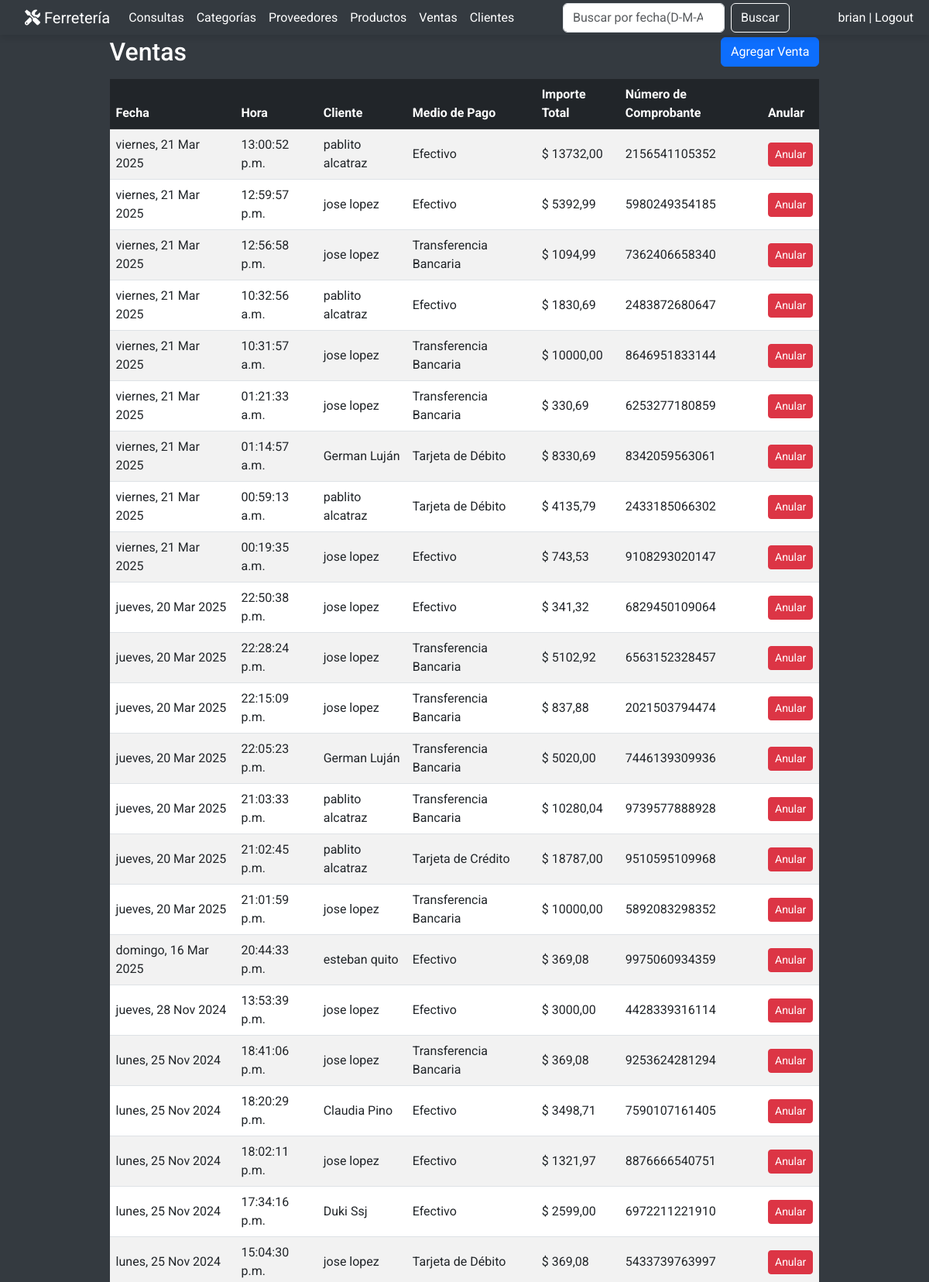
Page /ventas/ (signed in, upper part) on the committed database.
### miAplicacion/models.py (models this page shows, shortened)
class Venta(models.Model):
    fecha = models.DateTimeField(default=timezone.now)
    numero_comprobante = models.CharField(max_length=13, unique=True, verbose_name="Número de Comprobante")
    cliente = models.ForeignKey(Cliente, on_delete=models.CASCADE, default=None, null=True)
    medio_de_pago = models.ForeignKey(MedioDePago, on_delete=models.CASCADE, default=None, null=True)
    detalle_ventas = models.ManyToManyField(Producto, through="DetalleVenta")
    importe_total = models.DecimalField(null=False, max_digits=10, decimal_places=2, default=0.00)
    anulada = models.BooleanField(default=False)  # Nuevo campo

class Cliente(models.Model):
    user = models.OneToOneField(User, on_delete=models.CASCADE, null=True, blank=True, default=None , related_name='cliente')
    nombre = models.CharField(max_length=50)
    apellido = models.CharField(max_length=100)
    documento = models.CharField(max_length=50)
    direccion = models.CharField(max_length=200, default='', blank=True)
    telefono = models.CharField(max_length=15)
    email = models.EmailField(default='', blank=True)
    def __str__(self):
        return f"{self.nombre} {self.apellido}"

class MedioDePago(models.Model):
    TIPO_PAGO_CHOICES = [
        ('EF', 'Efectivo'),
        ('TC', 'Tarjeta de Crédito'),
        ('TD', 'Tarjeta de Débito'),
        ('TR', 'Transferencia Bancaria'),
    ]  # Puedes agregar más opciones aquí
    nombre = models.CharField(max_length=2, choices=TIPO_PAGO_CHOICES, unique=True)
    def __str__(self):
        return self.get_nombre_display()

### miAplicacion/views.py (the view, shortened to what this page needs)
# urls.py: path('ventas/', VentaListView.as_view(), name='venta_lista'),
@method_decorator(login_required, name='dispatch')
@method_decorator(admin_required, name='dispatch')
class VentaListView(ListView):
    model = Venta
    template_name = 'ventas/venta_lista.html'  # Plantilla que se va a renderizar
    context_object_name = 'ventas'  # Nombre de la variable en el contexto
    ordering = ['-fecha']  # Orden por defecto (descendente por fecha)
    def get_queryset(self):
        queryset = super().get_queryset().filter(anulada=False).order_by('-fecha')  # Filtrar solo ventas no anuladas
        query = self.request.GET.get('q')  # Obtener el valor de la búsqueda desde la barra
        return queryset
    def get_context_data(self, **kwargs):
        context = super().get_context_data(**kwargs)
        context['query'] = self.request.GET.get('q', '')  # Para mantener el valor de búsqueda en la barra
        context['busqueda_placeholder'] = 'fecha(D-M-A),cliente,número de comprobante.'  # Placeholder
        context['is_admin'] = self.request.user.is_staff  # Verifica si el usuario es administrador
        return context

### miAplicacion/templatetags/custom_filters.py (called while the page is built)
@register.filter
def startswith(value, prefix):
    return value.startswith(prefix)

### miAplicacion/views.py (called while the page is built)
def admin_required(view_func):
    def wrapper(request, *args, **kwargs):
        if not request.user.is_staff:  # Verificar si el usuario es administrador
            raise PermissionDenied  # Denegar acceso si no es administrador
        return view_func(request, *args, **kwargs)
    return wrapper

### miAplicacion/templates/ventas/venta_lista.html (shortened to what this page needs)
{% extends 'base.html' %}
{% block search_url %}{% url 'venta_lista' %}{% endblock %}
{% block content %}
<div class="container mt-5">
    <div class="d-flex justify-content-between align-items-center mb-3">
        <h2 class="mb-0">Ventas</h2>
        <a href="{% url 'venta_agregar' %}" class="btn btn-primary">Agregar Venta</a>
    </div>
    {% if ventas %}
    <div class="table-responsive">
        <table class="table table-striped table-hover align-middle">
            <thead class="table-dark ">
                <tr>
                    <th>Fecha</th>
                    <th>Hora</th>
                    <th>Cliente</th>
                    <th>Medio de Pago</th>
                    <th>Importe Total</th>
                    <th>Número de Comprobante</th>
                    <th>Anular</th>
                </tr>
            </thead>
            <tbody>
                {% for venta in ventas %}
                <tr onclick="window.location='{% url 'detalle_venta' venta.id %}'">
                    <td>{{ venta.fecha|date:"l, d M Y" }}</td>
                    <td>{{ venta.fecha|time:"H:i:s a"}}</td>
                    <td>{{ venta.cliente }}</td>
                    <td>{{ venta.medio_de_pago }}</td>
                    <td> $ {{ venta.importe_total }}</td>
                    <td>{{ venta.numero_comprobante }}</td>
                    <td>
                        <a href="{% url 'venta_anular' venta.pk %}" class="btn btn-danger btn-sm">Anular</a>
                    </td>
                </tr>
                {% endfor %}
            </tbody>
        </table>
    </div>
    {% else %}
    <p class= "text-center">No se encontraron ventas que coincidan con tu búsqueda.</p>
    {% endif %}
</div>
{% endblock %}

### miAplicacion/templates/base.html (shortened to what this page needs)
{% load static %}
{% load custom_filters %}
<!DOCTYPE html>
<html lang="es">
<head>
    <link href="https://cdn.jsdelivr.net/npm/bootstrap@5.3.0/dist/css/bootstrap.min.css" rel="stylesheet">
    <link rel="stylesheet" href="https://cdnjs.cloudflare.com/ajax/libs/font-awesome/6.0.0-beta3/css/all.min.css">
</head>
<body class="d-flex flex-column min-vh-100">
    {% block navbar %}
        <nav class="navbar navbar-expand-lg navbar-dark fixed-top custom-navbar">
            <div class="container-fluid">
                <a class="navbar-brand" href="{% url 'index' %}">
                    <i class="fas fa-tools"></i> Ferretería
                </a>
                <div class="collapse navbar-collapse" id="navbarNav">
                    <ul class="navbar-nav me-auto">
                        {% if user.is_authenticated %}
                            {% if user.is_staff %}
                                <li class="nav-item">
                                    <a class="nav-link" href="{% url 'lista_consultas' %}">Consultas</a>
                                </li>
                                <li class="nav-item">
                                    <a class="nav-link" href="{% url 'categoria_list' %}">Categorías</a>
                                </li>
                                <li class="nav-item">
                                    <a class="nav-link" href="{% url 'proveedor_list' %}">Proveedores</a>
                                </li>
                                <li class="nav-item">
                                    <a class="nav-link" href="{% url 'productos_list' %}">Productos</a>
                                </li>
                                <li class="nav-item">
                                    <a class="nav-link" href="{% url 'venta_lista' %}">Ventas</a>
                                </li>
                                <li class="nav-item">
                                    <a class="nav-link" href="{% url 'cliente_lista' %}">Clientes</a>
                                </li>
                            {% else %}
                                <li class="nav-item">
                                    <a class="nav-link" href="{% url 'productos_list' %}">Productos</a>
                                </li>
                            {% endif %}
                        {% endif %}
                    </ul>
                    {% with excluded_paths="/Ferretería/,/consultas/enviar/,/consultas/responder/, /clientes/, /proveedores/, /categorias/" %}
                        {% if user.is_authenticated and request.path not in excluded_paths and not request.path|startswith:'/consultas/responder/, /productos/editar/' and not hide_search_bar %}
                            <form class="d-flex" method="GET" action="{% block search_url %}{% endblock %}">
                                <input class="form-control me-2" type="search" name="q" placeholder="Buscar por {{ busqueda_placeholder }}" aria-label="Search">
                                <button class="btn btn-outline-light" type="submit">Buscar</button>
                            </form>
                        {% endif %}
                    {% endwith %}
                    <ul class="nav navbar-nav ms-auto">
                        {% if user.is_authenticated %}
                            <li class="nav-item">
                                <a class="nav-link" href="{% url 'account_logout' %}">{{ request.user }} | Logout</a>
                            </li>
                        {% else %}
                            <li class="nav-item">
                                <a class="nav-link" href="{% url 'account_login' %}">Login</a>
                            </li>
                        {% endif %}
                    </ul>
                </div>
            </div>
        </nav>
    {% endblock %}
    <main class="container-fluid flex-grow-1">
        {% block content %}{% endblock %}
    </main>
</body>
</html>

### miAplicacion/templates/base.html (style rules this page uses)
html, body { margin: 0; padding: 0; height: 100%; }
body { font-family: 'Roboto', sans-serif; background-color: #f8f9fa; color: #333; display: flex; flex-direction: column; min-height: 100vh; }
.navbar { padding-left: 20px; background-color: #343a40; box-shadow: 0 4px 8px rgba(0, 0, 0, 0.1); }
.navbar .navbar-brand, .navbar-nav .nav-link { color: #fff; }
.custom-navbar { height: 45px; }
.container { max-width: 80%; }
.container-fluid { color: White; }
main.container-fluid { background-image: linear-gradient(to bottom, #343A40 30%, red 100%); background-attachment: fixed; background-size: cover; flex: 1; }

### rows in the picture
Venta: fecha "viernes, 21 Mar 2025", fecha "13:00:52 p.m.", cliente "pablito alcatraz", medio_de_pago "Efectivo", importe_total "13732,00", numero_comprobante "2156541105352"
Venta: fecha "viernes, 21 Mar 2025", fecha "12:59:57 p.m.", cliente "jose lopez", medio_de_pago "Efectivo", importe_total "5392,99", numero_comprobante "5980249354185"
Venta: fecha "viernes, 21 Mar 2025", fecha "12:56:58 p.m.", cliente "jose lopez", medio_de_pago "Transferencia Bancaria", importe_total "1094,99", numero_comprobante "7362406658340"
Venta: fecha "viernes, 21 Mar 2025", fecha "10:32:56 a.m.", cliente "pablito alcatraz", medio_de_pago "Efectivo", importe_total "1830,69", numero_comprobante "2483872680647"
Venta: fecha "viernes, 21 Mar 2025", fecha "10:31:57 a.m.", cliente "jose lopez", medio_de_pago "Transferencia Bancaria", importe_total "10000,00", numero_comprobante "8646951833144"
Venta: fecha "viernes, 21 Mar 2025", fecha "01:21:33 a.m.", cliente "jose lopez", medio_de_pago "Transferencia Bancaria", importe_total "330,69", numero_comprobante "6253277180859"
Venta: fecha "viernes, 21 Mar 2025", fecha "01:14:57 a.m.", cliente "German Luján", medio_de_pago "Tarjeta de Débito", importe_total "8330,69", numero_comprobante "8342059563061"
Venta: fecha "viernes, 21 Mar 2025", fecha "00:59:13 a.m.", cliente "pablito alcatraz", medio_de_pago "Tarjeta de Débito", importe_total "4135,79", numero_comprobante "2433185066302"
Venta: fecha "viernes, 21 Mar 2025", fecha "00:19:35 a.m.", cliente "jose lopez", medio_de_pago "Efectivo", importe_total "743,53", numero_comprobante "9108293020147"
Venta: fecha "jueves, 20 Mar 2025", fecha "22:50:38 p.m.", cliente "jose lopez", medio_de_pago "Efectivo", importe_total "341,32", numero_comprobante "6829450109064"
Venta: fecha "jueves, 20 Mar 2025", fecha "22:28:24 p.m.", cliente "jose lopez", medio_de_pago "Transferencia Bancaria", importe_total "5102,92", numero_comprobante "6563152328457"
Venta: fecha "jueves, 20 Mar 2025", fecha "22:15:09 p.m.", cliente "jose lopez", medio_de_pago "Transferencia Bancaria", importe_total "837,88", numero_comprobante "2021503794474"
Venta: fecha "jueves, 20 Mar 2025", fecha "22:05:23 p.m.", cliente "German Luján", medio_de_pago "Transferencia Bancaria", importe_total "5020,00", numero_comprobante "7446139309936"
Venta: fecha "jueves, 20 Mar 2025", fecha "21:03:33 p.m.", cliente "pablito alcatraz", medio_de_pago "Transferencia Bancaria", importe_total "10280,04", numero_comprobante "9739577888928"
Venta: fecha "jueves, 20 Mar 2025", fecha "21:02:45 p.m.", cliente "pablito alcatraz", medio_de_pago "Tarjeta de Crédito", importe_total "18787,00", numero_comprobante "9510595109968"
Venta: fecha "jueves, 20 Mar 2025", fecha "21:01:59 p.m.", cliente "jose lopez", medio_de_pago "Transferencia Bancaria", importe_total "10000,00", numero_comprobante "5892083298352"
Venta: fecha "domingo, 16 Mar 2025", fecha "20:44:33 p.m.", cliente "esteban quito", medio_de_pago "Efectivo", importe_total "369,08", numero_comprobante "9975060934359"
Venta: fecha "jueves, 28 Nov 2024", fecha "13:53:39 p.m.", cliente "jose lopez", medio_de_pago "Efectivo", importe_total "3000,00", numero_comprobante "4428339316114"
Venta: fecha "lunes, 25 Nov 2024", fecha "18:41:06 p.m.", cliente "jose lopez", medio_de_pago "Transferencia Bancaria", importe_total "369,08", numero_comprobante "9253624281294"
Venta: fecha "lunes, 25 Nov 2024", fecha "18:20:29 p.m.", cliente "Claudia Pino", medio_de_pago "Efectivo", importe_total "3498,71", numero_comprobante "7590107161405"
Venta: fecha "lunes, 25 Nov 2024", fecha "18:02:11 p.m.", cliente "jose lopez", medio_de_pago "Efectivo", importe_total "1321,97", numero_comprobante "8876666540751"
Venta: fecha "lunes, 25 Nov 2024", fecha "17:34:16 p.m.", cliente "Duki Ssj", medio_de_pago "Efectivo", importe_total "2599,00", numero_comprobante "6972211221910"
Venta: fecha "lunes, 25 Nov 2024", fecha "15:04:30 p.m.", cliente "jose lopez", medio_de_pago "Tarjeta de Débito", importe_total "369,08", numero_comprobante "5433739763997"

### other values in the picture
{{ request.user }} "brian"
